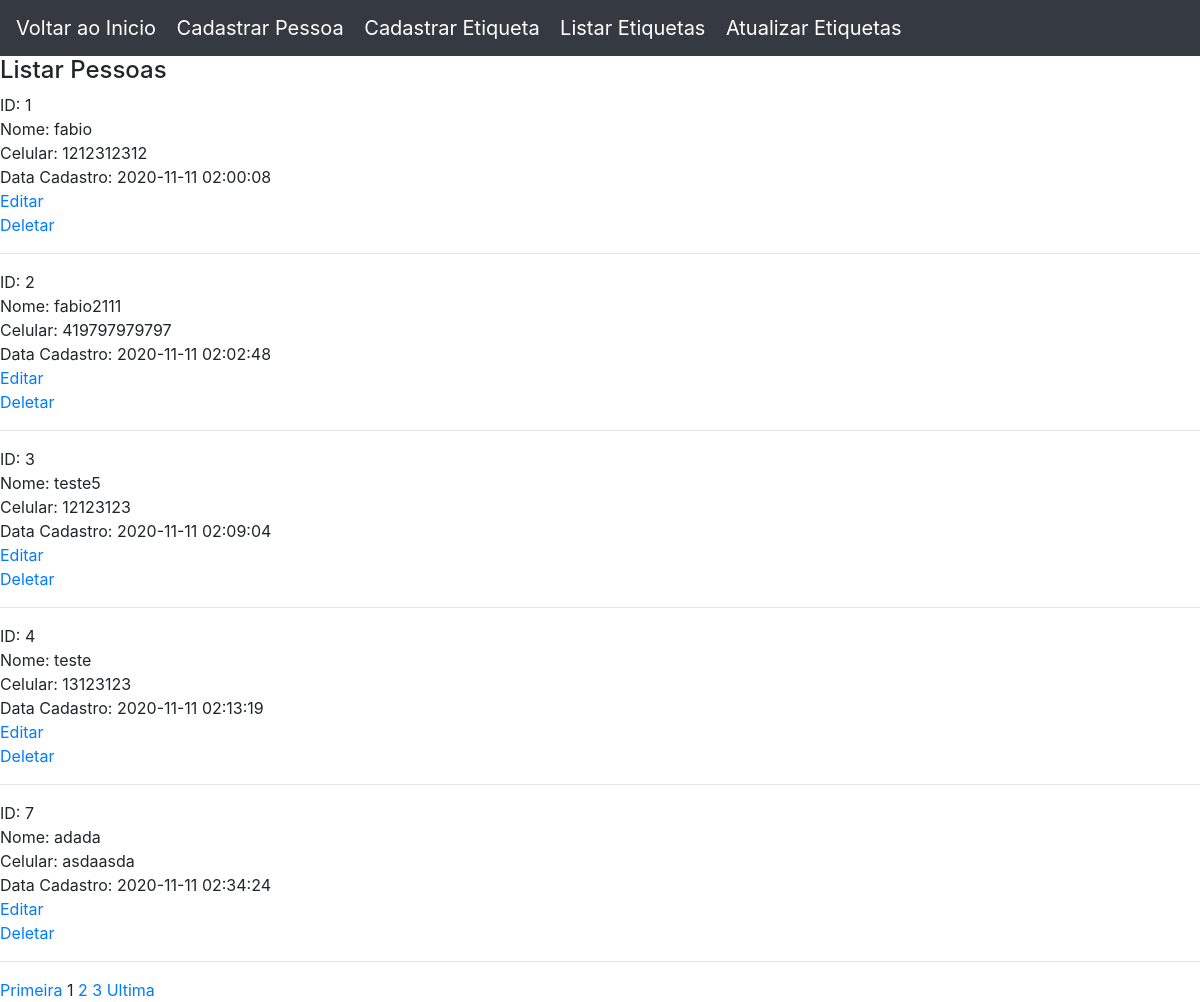
The app's page /mostrar/listar.php, older data.
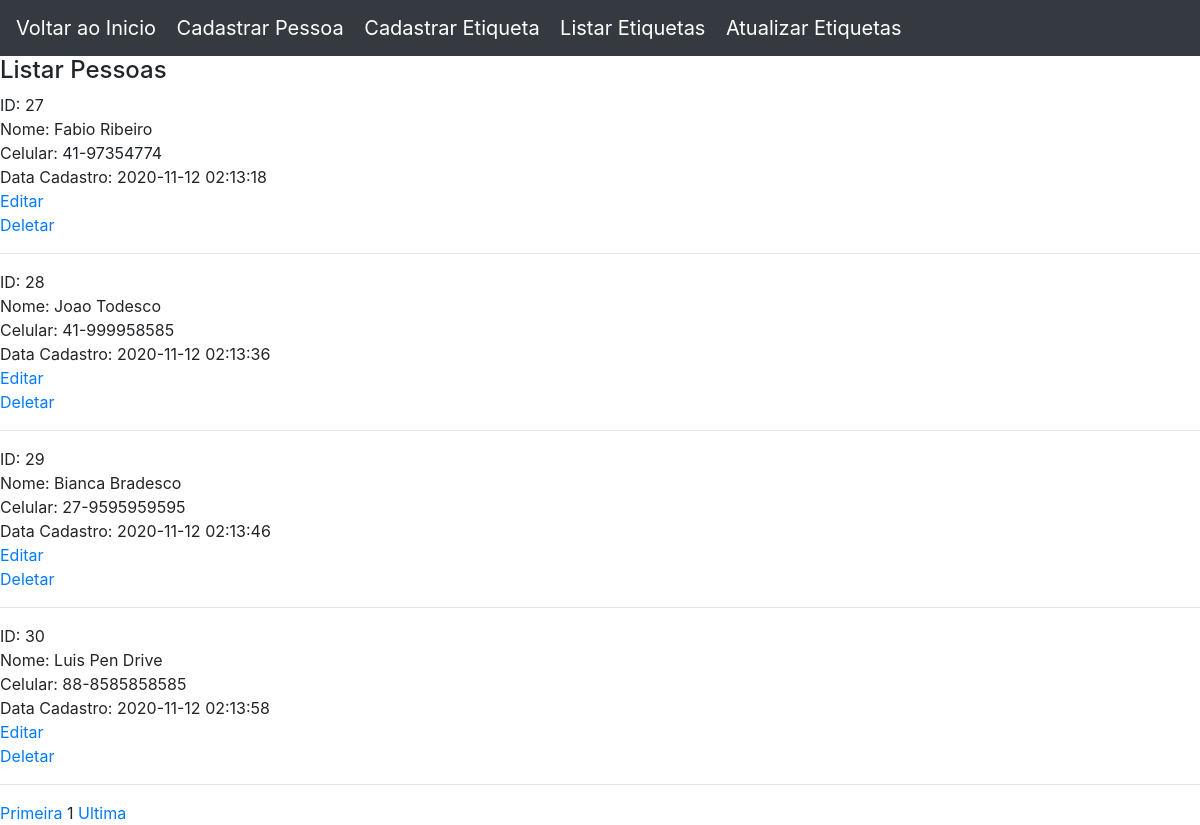
The same page, newer data.
### tables this page shows
CREATE TABLE `pessoa` (
  `id` int(11) NOT NULL,
  `nome` varchar(255) NOT NULL,
  `contato` varchar(50) NOT NULL,
  `data_cadastro` timestamp NOT NULL DEFAULT CURRENT_TIMESTAMP
);

### mostrar/listar.php (the view, shortened to what this page needs)
<?php
include_once("../conexao/conexao.php");
?>
<!DOCTYPE html>
<html lang="en">
<head>
	<link rel="stylesheet" href="https://maxcdn.bootstrapcdn.com/bootstrap/4.0.0/css/bootstrap.min.css"
>
</head>
<body>
<nav class="navbar navbar-dark bg-dark">
    <div>
        <a href="../index.php" class="navbar-brand"> Voltar ao Inicio </a>
        <a href="../cadastros/cadastro_pessoa.php" class="navbar-brand">   Cadastrar Pessoa </a>
        <a href="../cadastros/cadastro_etiqueta.php" class="navbar-brand"> Cadastrar Etiqueta </a>
        <a href="listar_etiqueta.php" class="navbar-brand"> Listar Etiquetas </a>
        <a href="buscar_externo.php" class="navbar-brand"> Atualizar Etiquetas</a>
    </div>
</nav>
<h4> Listar Pessoas</h4>
    <?php
    $pagina_atual = filter_input(INPUT_GET,'pagina', FILTER_SANITIZE_NUMBER_INT);
    $pagina = (!empty($pagina_atual)) ? $pagina_atual : 1;
    $qnt_result_pg = 5;
    $inicio = ($qnt_result_pg * $pagina) - $qnt_result_pg;
    $result_pessoas = "Select * FROM pessoa LIMIT $inicio, $qnt_result_pg";
    $result_total_pessoas = mysqli_query($conn, $result_pessoas);
    foreach($result_total_pessoas as $row){
        echo "ID: "         . $row['id'] . "<br>";
        echo "Nome: "       . $row['nome'] . "<br>";
        echo "Celular: "    . $row['contato'] . "<br>";
        echo "Data Cadastro: "  . $row['data_cadastro'] . "<br>";
        echo "<a href='../edit/editar_pessoa.php?id=" . $row['id'] ."'>Editar</a><br>";
        echo "<a href='../delete/apagar_usuario.php?id=" . $row['id'] ."'>Deletar</a><br><hr>";
    }
    $result_pg = "SELECT COUNT(id) AS num_result FROM pessoa";
    $resultado_pg = mysqli_query($conn, $result_pg);
    $row_pg = mysqli_fetch_assoc($resultado_pg);
    $quantidade_pg = ceil($row_pg['num_result'] / $qnt_result_pg);
    $max_links = 5;
    echo "<a href='listar.php?pagina=1'>Primeira</a> ";
    echo "$pagina ";
    for($pag_dep = $pagina + 1; $pag_dep <= $pagina + $max_links; $pag_dep++){
        if($pag_dep <= $quantidade_pg){
            echo "<a href='listar.php?pagina=$pag_dep'>$pag_dep</a> ";
        }
    }
    echo "<a href='listar.php?pagina=$quantidade_pg'>Ultima</a>";
 ?>
</body>
</html>

Row changes from the older to the newer data that the page shows:
removed pessoa: id "1", nome "fabio", contato "1212312312", data_cadastro "2020-11-11 02:00:08"
removed pessoa: id "2", nome "fabio2111", contato "419797979797", data_cadastro "2020-11-11 02:02:48"
removed pessoa: id "3", nome "teste5", contato "12123123", data_cadastro "2020-11-11 02:09:04"
removed pessoa: id "4", nome "teste", contato "13123123", data_cadastro "2020-11-11 02:13:19"
removed pessoa: id "7", nome "adada", contato "asdaasda", data_cadastro "2020-11-11 02:34:24"
added pessoa: id "27", nome "Fabio Ribeiro", contato "41-97354774", data_cadastro "2020-11-12 02:13:18"
added pessoa: id "28", nome "Joao Todesco", contato "41-999958585", data_cadastro "2020-11-12 02:13:36"
added pessoa: id "29", nome "Bianca Bradesco", contato "27-9595959595", data_cadastro "2020-11-12 02:13:46"
added pessoa: id "30", nome "Luis Pen Drive", contato "88-8585858585", data_cadastro "2020-11-12 02:13:58"
Text that changed along with them:
list line gone: "2"
list line gone: "3"
